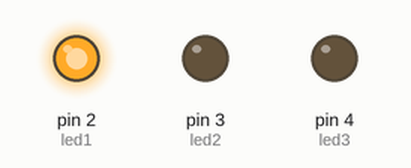
Simulated run of this sketch. Board: Arduino Uno, built with avr-gcc and run on an emulated ATmega328P. On the bench: output pins drawn as LEDs (lit = HIGH).

Above: at 0.5 s.
At 2.5 s:
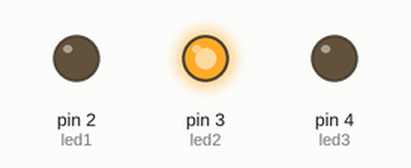
At 4.5 s:
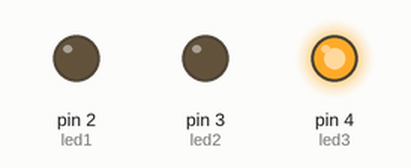
At 5.5 s:
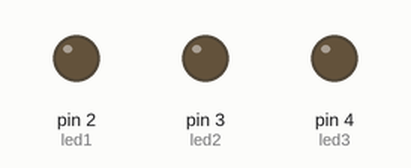
Timing chart, 0 to 7.8 s (numbered marks = the images above):
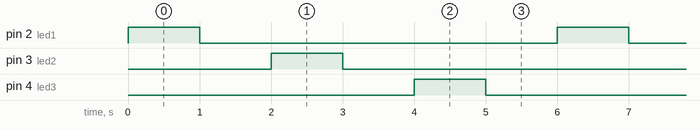

Measured:
- by itself, pin 2 (led1), pin 3 (led2), pin 4 (led3): alternates HIGH for 1.0 s and LOW for 5.0 s
- by itself, everything shown: repeats every 6.0 s, in 6 steps

The sketch:

amazing_leelo_krunk1__2_.ino
```cpp
int led1 =2;
int led2 =3;
int led3 =4;
void setup()
{
  pinMode(led1,OUTPUT);
  pinMode(led2,OUTPUT);
  pinMode(led3,OUTPUT);
}
void loop()
{
  digitalWrite(led1,HIGH);
  delay(1000);
  digitalWrite(led1,LOW);
  delay(1000);

  digitalWrite(led2,HIGH);
  delay(1000);
  digitalWrite(led2,LOW);
  delay(1000);

  digitalWrite(led3,HIGH);
  delay(1000);
  digitalWrite(led3,LOW);
  delay(1000);
}
```
